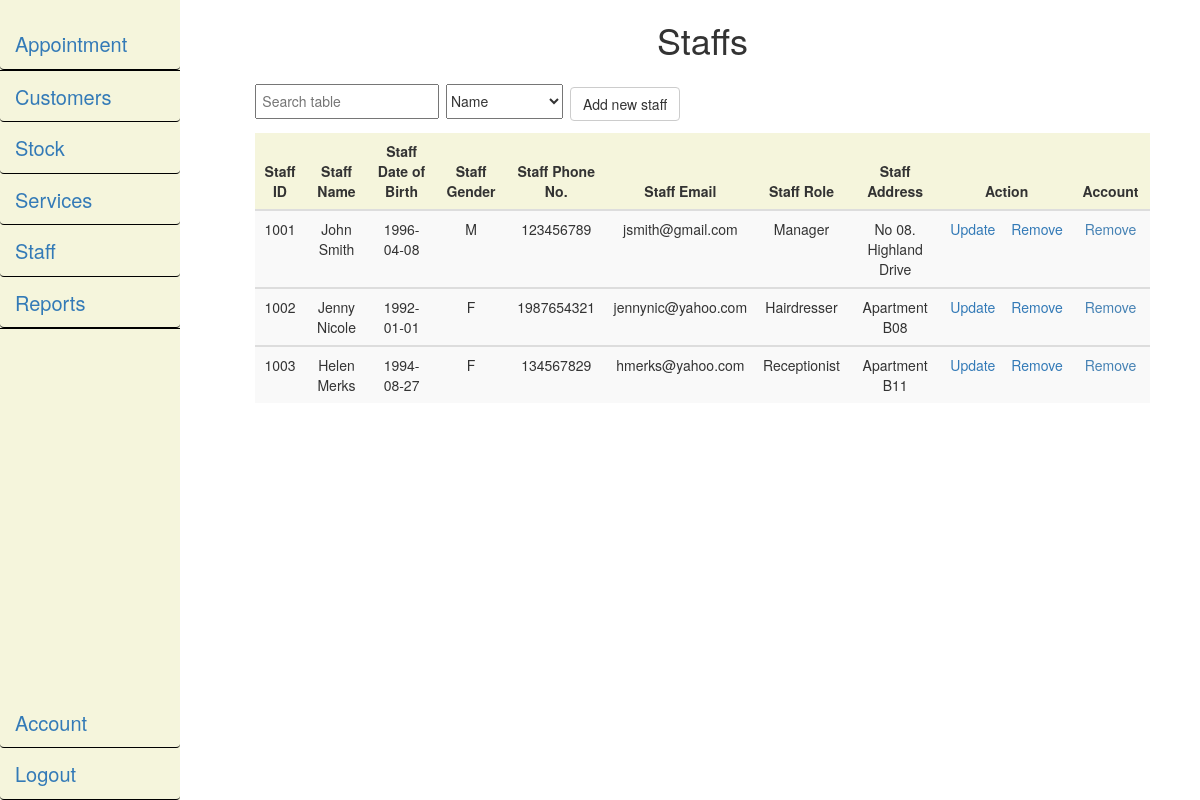
/displaystaff.php (signed in), run on the app's committed database.
### tables this page shows
CREATE TABLE `staff` (
  `staffID` int(11) NOT NULL,
  `staffName` varchar(40) NOT NULL,
  `staffDoB` date DEFAULT NULL,
  `staffGender` char(1) DEFAULT NULL,
  `staffPhone` varchar(11) DEFAULT NULL,
  `staffEmail` varchar(40) DEFAULT NULL,
  `staffRole` varchar(20) NOT NULL,
  `staffAddress` varchar(250) DEFAULT NULL
);

### displaystaff.php (the view, shortened to what this page needs)
<!DOCTYPE html>
<html lang="en">
<head>
    <link href="css/bootstrap.min.css" rel="stylesheet" />
	<link href="css/nstyle.css" rel="stylesheet"/>
	<link href="css/nav_style.css" rel="stylesheet"/>
</head>
<body>
    <?php
    include "session_check.php";
    $sql2 = "SELECT * FROM user";
    if($result = mysqli_query($connect, $sql2)) {
            if(mysqli_num_rows($result) > 0) {
                while($row = mysqli_fetch_array($result)) {
                    $uIDs[] = $row['userID'];
                }
            }
    }
    ?>
    <div class="npage">
        <div class="row">
            <div class="col-md-2">
                <div class="sideNav">
                    <?php
                        include "navigation.php";
                    ?>
                </div>
            </div>
            <div class="col-md-10">
                <div class="row">
                    <div class="col-md-12">
                        <h1>Staffs</h1>
                    </div>
                </div>
                <div class="row">
                    <div class="col-md-12">
<?php
$sql = "SELECT * FROM staff";
if($result = mysqli_query($connect, $sql))
{
    if(mysqli_num_rows($result) > 0)
	{
        echo "<div id='display_module_manager'>";
        echo "<input type='text' id='searchInput' placeholder='Search table' onkeyup='Filter()'/>";
        echo "<select id='filter_options'>
                    <option value='0'>Staff ID</option>
                    <option value='1' selected='selected'>Name</option>
                    <option value='2'>Date of Birth</option>
                    <option value='3'>Gender</option>
                    <option value='4'>Phone Number</option>
                    <option value='5'>Email</option>
                    <option value='6'>Role</option>
                    <option value='7'>Address</option>
              </select>";
        echo "<a href='addstaff.php' class='btn btn-default'>Add new staff</a>";
        echo "</div>";
        echo "<table id='display_table' class='table table-striped table-responsive table-hover'>";
        echo "<thead id='header'>
                <tr>
                    <th>Staff ID</th>
                    <th>Staff Name</th>
                    <th>Staff Date of Birth</th>
                    <th>Staff Gender</th>
                    <th>Staff Phone No.</th>
                    <th>Staff Email</th>
                    <th>Staff Role</th>
                    <th>Staff Address</th>
                    <th colspan='2'>Action</th>
                    <th>Account</th>
                </tr>
             </thead>";
            while($row = mysqli_fetch_array($result))
			{
                echo "<tbody id='filterTable'>";
				echo "<tr>";
					echo "<td>" . $row['staffID'] . "</td>";
					echo "<td>" . $row['staffName'] . "</td>";
					echo "<td>" . $row['staffDoB'] . "</td>";
                    echo "<td>" . $row['staffGender'] . "</td>";
					echo "<td>" . $row['staffPhone'] . "</td>";
					echo "<td>" . $row['staffEmail'] . "</td>";
                    echo "<td>" . $row['staffRole'] . "</td>";
                    echo "<td>" . $row['staffAddress'] . "</td>";
					echo "<td><a href='editstaff.php?staffID=". $row['staffID'] ."'>Update</a></td>
                          <td><a href='deletestaff.php?staffID=". $row['staffID'] ."' onclick=\"javascript: return confirm('Are you sure you want to delete this record?');\">Remove</a></td>";
                          if(in_array($row['staffID'], $uIDs)) {
                                echo "<td><button type='button' class='btn_action' onclick='removeAcc(" . $row['staffID'] . ")'>Remove</a></td>";
                          } else {
                                echo "<td><button type='button' class='btn_action' onclick='createAcc(" . $row['staffID'] . ")')>Create</button></td>";
                          }
				echo "</tr>";
                echo "</tbody>";
			}
        echo "</table>";
    }
	else
	{
		echo "<p><em>No records were found.</em></p>";
	}
}
else
{
    echo "Error: Could not execute $sql. " . mysqli_error($connect);
}
?>
                    </div>
                </div>
            </div>
        </div>
    </div>
</body>
</html>

### css/nstyle.css (style rules this page uses)
html, body { max-width: 100%; overflow-x: hidden; height: 100%; }
h1, h2 { text-align: center; }

### css/nav_style.css (style rules this page uses)
.sideNav { height: 100%; width: 15%; position: fixed; z-index: 1; top: 0; left: 0; padding-top: 20px; background: beige; }

### displaystaff.php (style rules this page uses)
th, td { padding: .5em; text-align: center; }
#searchInput { padding: 0.4em; margin: 1em auto; }
#filter_options { height: 2.5em; margin-top: 1em; margin-right: 0.5em; margin-left: 0.5em; }
#display_table { margin: 0 auto; width: 90%; text-align: center; }
#display_module_manager { text-align: left; margin: 0 auto; width: 90%; }
#header { background-color: beige; }
.btn_action { background:none; border:none; color: steelblue; padding-top: 0; cursor: pointer; }

### data on the page
staff: staffID "1001", staffName "John Smith", staffDoB "1996-04-08", staffGender "M", staffPhone "123456789", staffEmail "jsmith@gmail.com", staffRole "Manager", staffAddress "No 08. Highland Drive"
staff: staffID "1002", staffName "Jenny Nicole", staffDoB "1992-01-01", staffGender "F", staffPhone "1987654321", staffEmail "jennynic@yahoo.com", staffRole "Hairdresser", staffAddress "Apartment B08"
staff: staffID "1003", staffName "Helen Merks", staffDoB "1994-08-27", staffGender "F", staffPhone "134567829", staffEmail "hmerks@yahoo.com", staffRole "Receptionist", staffAddress "Apartment B11"
